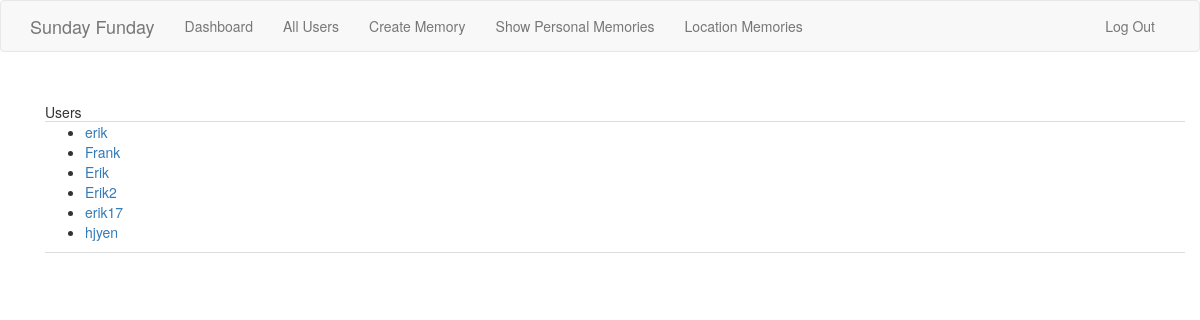
Page /users (signed in) on the committed database.
### application.py (models this page shows, shortened)
class User(UserMixin, db.Model):
    __tablename__ = 'users'
    id = db.Column(db.Integer, primary_key=True)
    email = db.Column(db.String(64), unique=True, index=True)
    username = db.Column(db.String(64), unique=True, index=True)
    password_hash = db.Column(db.String(128))
    posts = db.relationship('Funday',
                               foreign_keys=[Funday.author_id],
                               backref=db.backref('author', lazy='joined'),
                               lazy='dynamic')
    ready = db.Column(db.String(64), nullable=True)
    followed = db.relationship('Follow',
                               foreign_keys=[Follow.follower_id],
                               backref=db.backref('follower', lazy='joined'),
                               lazy='dynamic',
                               cascade='all, delete-orphan')
    followers = db.relationship('Follow',
                                foreign_keys=[Follow.followed_id],
                                backref=db.backref('followed', lazy='joined'),
                                lazy='dynamic',
                                cascade='all, delete-orphan')
    @property
    def password(self):
        raise AttributeError('password is not a readable attribute')

### application.py (the view)
@app.route('/users')
@login_required
def users():
    otherusers=User.query.all()
    return render_template('users.html', otherusers=otherusers)

### application.py (called while the page is built)
@login_manager.user_loader
def load_user(user_id):
    return User.query.get(int(user_id))

### templates/users.html (shortened to what this page needs)
{% extends "base.html" %}
{% import "bootstrap/wtf.html" as wtf %}
{% block page_content %}
<p>&nbsp;
<div class="nav nav-tabs">
    <ul class="nav nav-tabs">
        <li>Users</li>
           </ul>
           <ul class="Ready">
              {% for otheruser in otherusers %}
               <li> <a href="user/{{ otheruser.username }}"> {{ otheruser.username }}</a></li>
               {% endfor %}
           </ul>
</div>
{% endblock %}

### rows in the picture
User: username "erik"
User: username "Frank"
User: username "Erik"
User: username "Erik2"
User: username "erik17"
User: username "hjyen"
